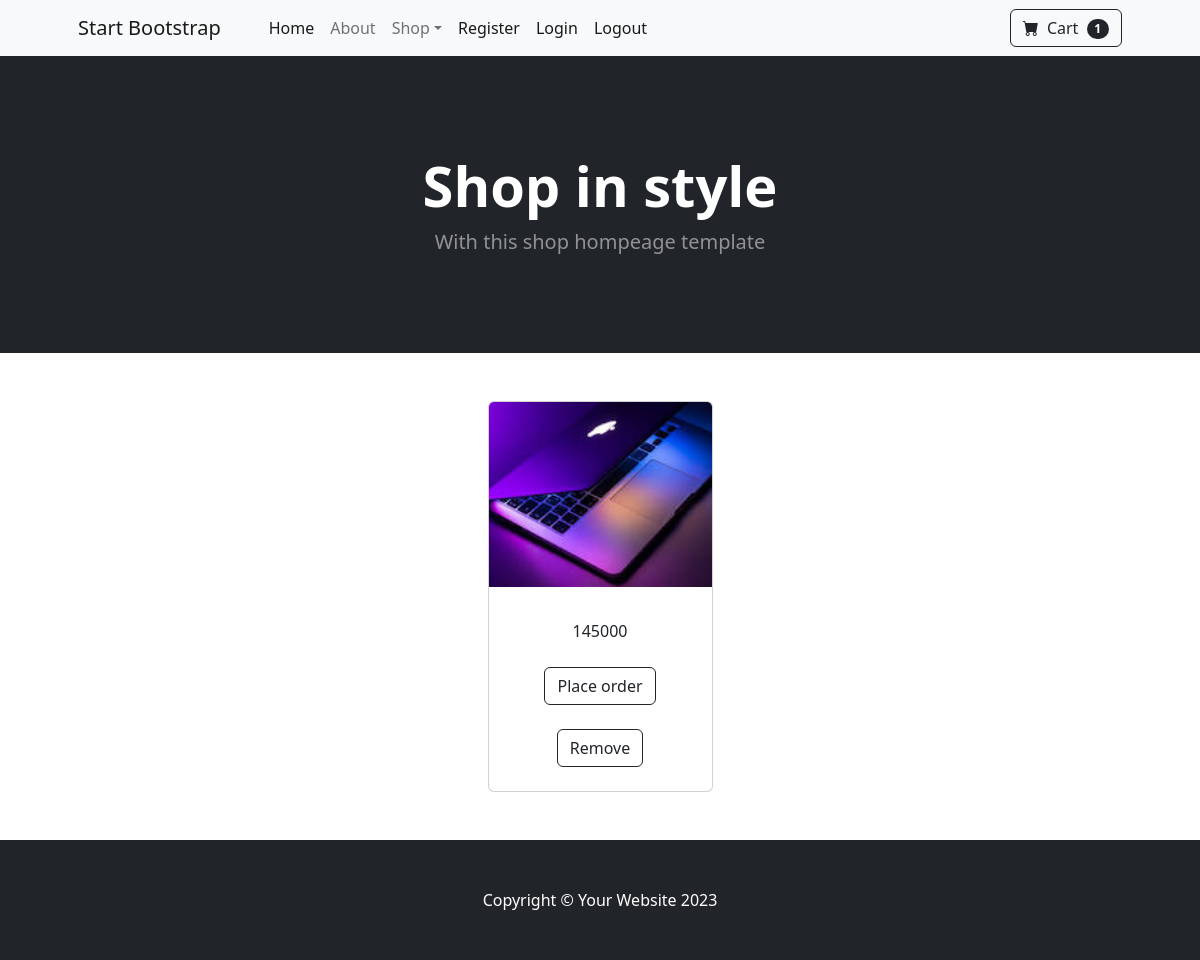
Screenshot of /cart/list (signed in) with the database file from the repository.
### ecommapp/models.py (models this page shows, shortened)
class Carts(models.Model):
    user=models.ForeignKey(User,on_delete=models.CASCADE)
    Product=models.ForeignKey(Products,on_delete=models.CASCADE)
    quantity=models.PositiveIntegerField(default=1)
    options=(
        ('in-cart','in-cart'),
        ('cancelled','cancelled'),
        ('order-placed','order-placed'),
    )
    status=models.CharField(max_length=100,choices=options,default='in-cart')

class Products(models.Model):
    Product_name=models.CharField(max_length=100)
    price=models.PositiveBigIntegerField()
    Category=models.ForeignKey(Category,on_delete=models.CASCADE)
    image=models.ImageField(upload_to='image',null=True)
    description=models.CharField(max_length=100)

### ecommapp/views.py (the view)
# urls.py: path('cart/list',views.CartListView.as_view(),name='cartlist_view'),
class CartListView(View):
    def get(self, request,*args,**kwargs):
        cart=Carts.objects.filter(user=request.user).exclude(status='order-placed')
        print(cart)
        return render(request,'cartlist.html',{'cart':cart})

### ecommapp/context_processors.py (called while the page is built)
def cart_count_context(request):
    if request.user.is_authenticated:
        count=Carts.objects.filter(user_id=request.user).exclude(status='order-placed').count()
        return {'count':count}
    else:
        return{'count':0}

### ecommapp/templates/cartlist.html (shortened to what this page needs)
{% extends 'index.html' %}
{% block content %}
<div class="container px-4 px-lg-5 mt-5">
    <div class="row gx-4 gx-lg-5 row-cols-2 row-cols-md-3 row-cols-xl-4 justify-content-center">
        {% for cart in cart %}
        <div class="col mb-5">
            <div class="card h-100">
                <img class="card-img-top" src="{{cart.Product.image.url}}" alt="..." />
                <div class="card-body p-4">
                    <div class="text-center">
                        {{cart.Product.price}}
                    </div>
                </div>
                <div class="card-footer p-4 pt-0 border-top-0 bg-transparent">
                    <div class="text-center"><a class="btn btn-outline-dark mt-auto" href="{% url 'placeorder_view' cart.id %}">Place order</a></div><br>
                    <div class="text-center"><a class="btn btn-outline-dark mt-auto" href="{% url 'cartdelete_view' cart.id %}">Remove</a></div>
                </div>
            </div>
        </div>
        {% endfor %}
    </div>
</div>
{% endblock %}

### rows the page displays
Carts: Product.image (picture), Product.price "145000"

### other values shown
{{ count }} "1"
